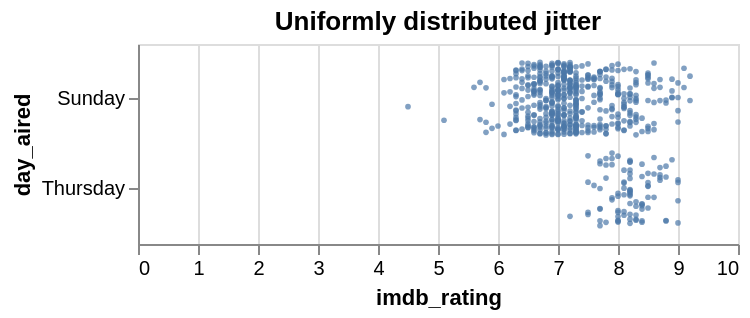

The notebook cell saved with this chart:
### Code cell
jitter = alt.Chart(valid_airing, title='Normally distributed jitter').mark_circle(size=8).encode(
    y="day_aired:N",
    x="imdb_rating:Q",
    yOffset="jitter:Q",
).transform_calculate( jitter='random()'
).encode(
    y=alt.Y('day_aired:N')
).properties(
    title='Uniformly distributed jitter',
    height=100,
    width=300
)

jitter

### Figure 1 — Vega-Lite specification as saved in the notebook (floating-point values rounded to 4 significant figures; data arrays with more than 128 entries replaced by an {"elided": "..."} marker saying what was removed)
{"config": {"view": {"continuousWidth": 300, "continuousHeight": 300}}, "data": {"name": "data-4b59a70d0565258841e344deb77c9686"}, "mark": {"type": "circle", "size": 8}, "encoding": {"x": {"field": "imdb_rating", "type": "quantitative"}, "y": {"field": "day_aired", "type": "nominal"}, "yOffset": {"field": "jitter", "type": "quantitative"}}, "height": 100, "title": "Uniformly distributed jitter", "transform": [{"calculate": "random()", "as": "jitter"}], "width": 300, "$schema": "https://vega.github.io/schema/vega-lite/v5.20.1.json", "datasets": {"data-4b59a70d0565258841e344deb77c9686": {"elided": "591 records"}}}
